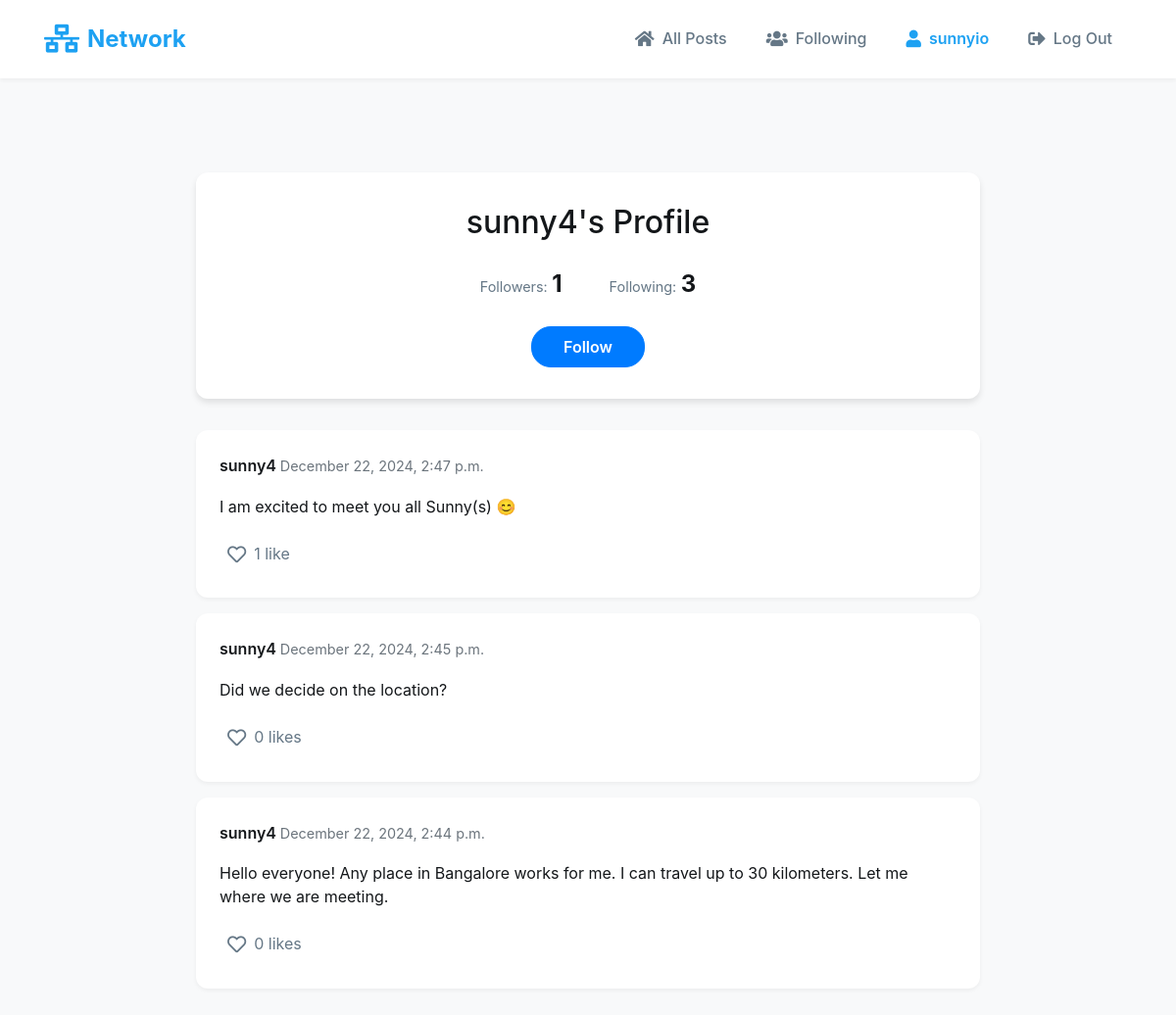
/profile/sunny4 (signed in), run on the app's committed database.
### network/models.py (models this page shows, shortened)
class User(AbstractUser):
    followers = models.ManyToManyField(
        'self',
        symmetrical=False,
        related_name='following',
        blank=True
    )
    def followers_count(self):
        return self.followers.count()
    def following_count(self):
        return self.following.count()

class Post(models.Model):
    user = models.ForeignKey(User, on_delete=models.CASCADE, related_name="posts")
    content = models.TextField()
    date = models.DateTimeField(default=timezone.now)
    likes = models.ManyToManyField(User, blank=True, related_name="liked_posts")
    class Meta:
        ordering = ['-date']  # Show newest posts first

### network/views.py (the view)
# urls.py: path("profile/<str:username>", views.profile, name="profile"),
def profile(request, username):
    try:
        profile_user = User.objects.get(username=username)
    except User.DoesNotExist:
        return HttpResponseRedirect(reverse("index"))
    user_posts = Post.objects.filter(user=profile_user)
    page_obj = paginate_posts(user_posts, request)
    is_following = False
    if request.user.is_authenticated:
        is_following = request.user.following.filter(id=profile_user.id).exists()
    return render(request, "network/profile.html", {
        "profile_user": profile_user,
        "page_obj": page_obj,
        "is_following": is_following,
        "followers_count": profile_user.followers_count(),
        "following_count": profile_user.following_count()
    })

### network/views.py (called while the page is built)
def paginate_posts(posts, request, per_page=10):
    posts = posts.order_by('-date')
    paginator = Paginator(posts, per_page)
    page = request.GET.get('page')
    try:
        posts_page = paginator.page(page)
    except PageNotAnInteger:
        posts_page = paginator.page(1)
    except EmptyPage:
        posts_page = paginator.page(paginator.num_pages)
    return posts_page

### network/templates/network/profile.html (shortened to what this page needs)
{% extends "network/layout.html" %}
{% block body %}
<div class="profile-container">
    <div class="profile-header">
        <h2>{{ profile_user.username }}'s Profile</h2>
        <div class="profile-stats">
            <div class="stat-item">
                <span class="stat-label">Followers:</span>
                <span class="stat-value" id="followers-count">{{ followers_count }}</span>
            </div>
            <div class="stat-item">
                <span class="stat-label">Following:</span>
                <span class="stat-value">{{ following_count }}</span>
            </div>
        </div>
        {% if user.is_authenticated and user != profile_user %}
            <button class="btn {% if is_following %}btn-secondary{% else %}btn-primary{% endif %}"
                    id="follow-button"
                    data-user-id="{{ profile_user.id }}">
                {% if is_following %}
                    Unfollow
                {% else %}
                    Follow
                {% endif %}
            </button>
        {% endif %}
    </div>
    <div class="posts-section">
        {% for post in page_obj %}
            {% include "network/post_card.html" with post=post %}
        {% empty %}
            <p class="no-posts">No posts yet.</p>
        {% endfor %}
    </div>
</div>
{% endblock %}

### network/templates/network/layout.html (shortened to what this page needs)
{% load static %}
<!DOCTYPE html>
<html lang="en">
    <head>
        <link rel="stylesheet" href="https://stackpath.bootstrapcdn.com/bootstrap/4.4.1/css/bootstrap.min.css">
        <link href="{% static 'network/styles.css' %}" rel="stylesheet">
        <link rel="stylesheet" href="https://cdnjs.cloudflare.com/ajax/libs/font-awesome/5.15.4/css/all.min.css">
    </head>
    <body>
        <nav class="navbar navbar-expand-lg navbar-light">
            <div class="container">
                <a class="navbar-brand" href="{% url 'index' %}">
                    <i class="fas fa-network-wired"></i> Network
                </a>
                <div class="collapse navbar-collapse" id="navbarNav">
                    <ul class="navbar-nav ml-auto">
                        {% if user.is_authenticated %}
                            <li class="nav-item">
                                <a class="nav-link" href="{% url 'index' %}">
                                    <i class="fas fa-home"></i> All Posts
                                </a>
                            </li>
                            <li class="nav-item">
                                <a class="nav-link" href="{% url 'following' %}">
                                    <i class="fas fa-users"></i> Following
                                </a>
                            </li>
                            <li class="nav-item">
                                <a class="nav-link" href="{% url 'profile' user.username %}">
                                    <i class="fas fa-user"></i> {{ user.username }}
                                </a>
                            </li>
                            <li class="nav-item">
                                <a class="nav-link" href="{% url 'logout' %}">
                                    <i class="fas fa-sign-out-alt"></i> Log Out
                                </a>
                            </li>
                        {% endif %}
                    </ul>
                </div>
            </div>
        </nav>
        <div class="container main-content">
            {% block body %}
            {% endblock %}
        </div>
    </body>
</html>

### network/templates/network/post_card.html (shortened to what this page needs)
<div class="post-card" id="post-{{ post.id }}" data-post-id="{{ post.id }}">
    <div class="post-header">
        <div class="post-user">
            <strong class="post-username">
                <a href="{% url 'profile' post.user.username %}">{{ post.user.username }}</a>
            </strong>
            <span class="post-date text-muted">{{ post.date|date:"F d, Y, g:i a" }}</span>
        </div>
    </div>
    <div class="post-content">
        {{ post.content }}
    </div>
    <div class="post-footer">
        {% if user.is_authenticated %}
            <button class="like-button {% if user in post.likes.all %}liked{% endif %}"
                    data-post-id="{{ post.id }}">
                <i class="{% if user in post.likes.all %}fas{% else %}far{% endif %} fa-heart"></i>
                <span class="like-count">{{ post.likes.count }} like{{ post.likes.count|pluralize }}</span>
            </button>
        {% else %}
            <div class="likes-count">
                <i class="far fa-heart"></i>
                <span>{{ post.likes.count }} like{{ post.likes.count|pluralize }}</span>
            </div>
        {% endif %}
    </div>
</div>

### network/static/network/styles.css (style rules this page uses)
:root { --primary-color: #1da1f2; --primary-hover: #1991db; --secondary-color: #657786; --background-light: #f8f9fa; --background-white: #ffffff; --text-dark: #14171a; --text-secondary: #657786; --border-color: #e1e8ed; --success-color: #17bf63; --danger-color: #e0245e; --shadow-sm: 0 2px 4px rgba(0, 0, 0, 0.05); --shadow-md: 0 4px 6px rgba(0, 0, 0, 0.1); --transition: all 0.3s ease; }
body { background-color: var(--background-light); color: var(--text-dark); font-family: -apple-system, BlinkMacSystemFont, "Segoe UI", Roboto, Helvetica, Arial, sans-serif; line-height: 1.6; }
.navbar { background-color: var(--background-white); box-shadow: var(--shadow-sm); padding: 1rem 0; margin-bottom: 2rem; }
.navbar-brand { font-size: 1.5rem; font-weight: 700; color: var(--primary-color) !important; display: flex; align-items: center; gap: 0.5rem; }
.navbar-brand i { font-size: 1.8rem; color: var(--primary-color); }
.nav-item { margin: 0 0.25rem; }
.nav-link { color: var(--text-secondary) !important; font-weight: 500; padding: 0.5rem 1rem !important; border-radius: 20px; transition: var(--transition); display: flex; align-items: center; gap: 0.5rem; }
.nav-link i { font-size: 1.1rem; }
.main-content { padding-top: 2rem; padding-bottom: 2rem; }
.nav-link { position: relative; overflow: hidden; }
.nav-link::after { content: ''; position: absolute; bottom: 0; left: 50%; width: 0; height: 2px; background-color: var(--primary-color); transition: all 0.3s ease; transform: translateX(-50%); }
.nav-item .nav-link[href^="/profile/"] { font-weight: 600; color: var(--primary-color) !important; }
.posts-section { max-width: 800px; margin: 0 auto 2rem; }
.post-card { background-color: var(--background-white); border-radius: 12px; padding: 1.5rem; margin-bottom: 1rem; box-shadow: var(--shadow-sm); transition: var(--transition); }
.post-header { display: flex; justify-content: space-between; align-items: center; margin-bottom: 1rem; }
.post-username a { color: var(--text-dark); font-weight: 600; text-decoration: none; transition: var(--transition); }
.post-date { font-size: 0.9rem; color: var(--text-secondary); }
.post-content { color: var(--text-dark); font-size: 1rem; line-height: 1.5; margin: 1rem 0; }
.like-button { background: none; border: none; color: var(--text-secondary); padding: 0.5rem; cursor: pointer; transition: var(--transition); display: inline-flex; align-items: center; gap: 0.5rem; }
.like-button i { font-size: 1.2rem; }
.profile-container { max-width: 800px; margin: 2rem auto; }
.profile-header { background-color: var(--background-white); border-radius: 12px; padding: 2rem; text-align: center; box-shadow: var(--shadow-md); margin-bottom: 2rem; }
.profile-stats { display: flex; justify-content: center; gap: 3rem; margin: 1.5rem 0; }
.stat-item { text-align: center; }
.stat-label { color: var(--text-secondary); font-size: 0.9rem; }
.stat-value { color: var(--text-dark); font-size: 1.5rem; font-weight: 700; }
#follow-button { padding: 0.5rem 2rem; border-radius: 20px; font-weight: 600; transition: var(--transition); }
.post-card { animation: fadeIn 0.3s ease-out; }

### data on the page
User: username "sunnyio"
User: username "sunny4"
Post: user.username "sunny4", date "December 22, 2024, 2:47 p.m.", content "I am excited to meet you all Sunny(s) 😊", likes.count "1"
Post: user.username "sunny4", date "December 22, 2024, 2:45 p.m.", content "Did we decide on the location?", likes.count "0"
Post: user.username "sunny4", date "December 22, 2024, 2:44 p.m.", content "Hello everyone! Any place in Bangalore works for me. I can travel up to 30 kilometers. Let me where we are meeting.", likes.count "0"

### other printed values
{{ followers_count }} "1"
{{ following_count }} "3"
